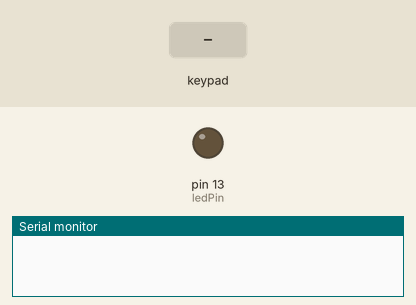
Simulated run of this sketch. Board: Arduino Uno, built with avr-gcc and run on an emulated ATmega328P. Parts: output pins drawn as LEDs (lit = HIGH), the last lines printed to the serial monitor. Dashed ring = blinking. The test bench sets the inputs (shaded band).

Above: at 1.2 s.
1.3 s: keypad keys 2 4 6 8 pressed 0.4 s apart
At 2.9 s:
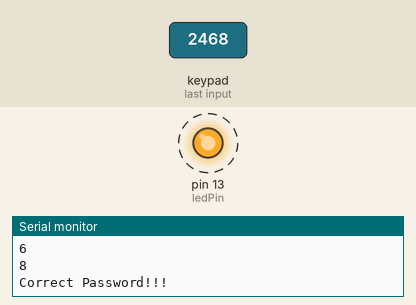
Timing chart, 0 to 13.5 s (numbered marks = the images above; inputs shaded):
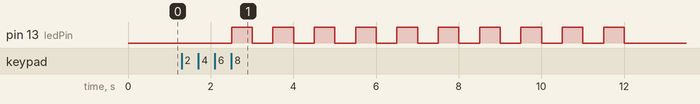

Measured:
- after the input at 1.3 s, pin 13 (ledPin): alternates HIGH for 0.50 s and LOW for 0.50 s, 20 changes in all, then stays LOW, starting after 1.2 s

The sketch:

main.ino
```cpp
#include <Keypad.h>

#define ROW_NUM     4 // four rows
#define COLUMN_NUM  4 // four columns
#define PASSWORD_NUM 4

char keys[ROW_NUM][COLUMN_NUM] = {
  {'1', '2', '3', 'A'},
  {'4', '5', '6', 'B'},
  {'7', '8', '9', 'C'},
  {'*', '0', '#', 'D'}
};

byte pin_rows[ROW_NUM]      = {19, 18, 5, 17}; // GPIO19, GPIO18, GPIO5, GPIO17 connect to the row pins
byte pin_column[COLUMN_NUM] = {16, 4, 0, 2};   // GPIO16, GPIO4, GPIO0, GPIO2 connect to the column pins

Keypad keypad = Keypad(makeKeymap(keys), pin_rows, pin_column, ROW_NUM, COLUMN_NUM);

const int ledPin = 13;

char password[PASSWORD_NUM] = {'2', '4', '6', '8'};
char input[PASSWORD_NUM] = {'-', '-', '-', '-'};
int k = 0;

bool arraysEqual(char arr1[], char arr2[]) {
  for (int i = 0; i < PASSWORD_NUM; i++) {
    if (arr1[i] != arr2[i]) {
      return false;
    }
  }
  return true;
}

void resetPassword(char arr[]) {
  for (int i = 0; i < PASSWORD_NUM; i++) {
    arr[i] = '-';
  }
}

void setup() {
  Serial.begin(9600);
  pinMode(ledPin, OUTPUT);
}

void loop() {
  char key = keypad.getKey();

  if (key) {
    Serial.println(key);
    input[k] = key;
    k++;
  }

  if (k >= 4) {
    if (arraysEqual(password, input)) {
      Serial.println("Correct Password!!!");
      for (int i = 0; i < 10; i++) {
        digitalWrite(ledPin, HIGH);
        delay(500);
        digitalWrite(ledPin, LOW);
        delay(500);
      }
    }

    k = 0;
    resetPassword(input);
    Serial.println("Try Again");
  }
}
```
